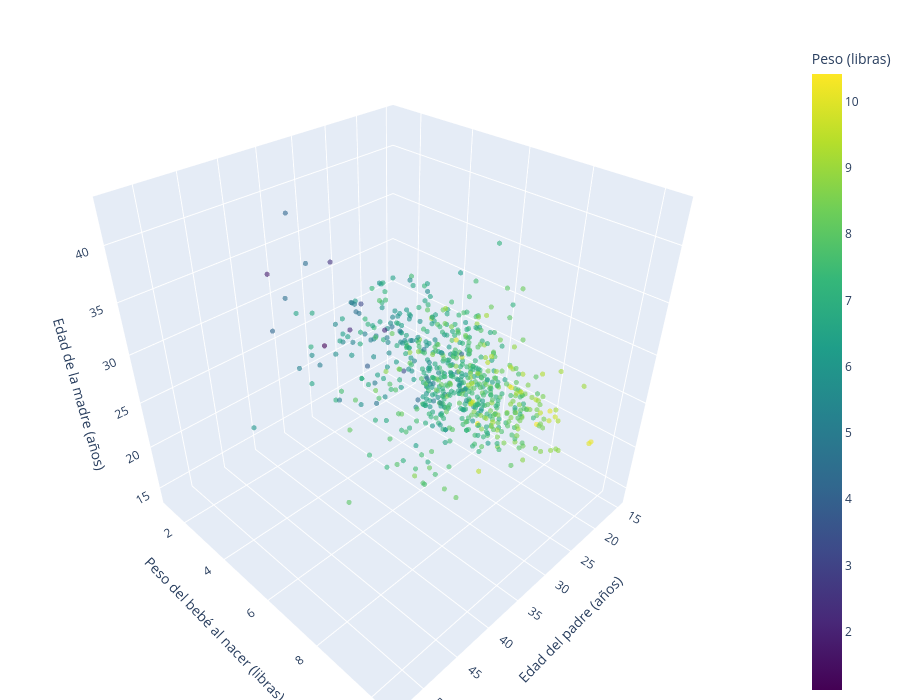

Notebook code for this chart:
### Code cell
grafico_3d_interactivo("fage", "mage")

### Figure 1 — Plotly figure (JSON) as saved in the notebook; plotly's stock layout.template omitted (floating-point values rounded to 4 significant figures; data arrays with more than 128 entries replaced by an {"elided": "..."} marker saying what was removed)
{"data": [{"hovertemplate": "fage=%{x}<br>weight=%{marker.color}<br>mage=%{z}<extra></extra>", "legendgroup": "", "marker": {"color": {"elided": "675 float values"}, "coloraxis": "coloraxis", "opacity": 0.6, "size": 3, "symbol": "circle"}, "mode": "markers", "name": "", "scene": "scene", "showlegend": false, "type": "scatter3d", "x": {"elided": "675 float values"}, "y": {"elided": "675 float values"}, "z": {"elided": "675 int values"}}], "layout": {"coloraxis": {"autocolorscale": false, "colorbar": {"title": {"text": "Peso (libras)"}}, "colorscale": [[0, "#440154"], [0.1111, "#482878"], [0.2222, "#3e4989"], [0.3333, "#31688e"], [0.4444, "#26828e"], [0.5556, "#1f9e89"], [0.6667, "#35b779"], [0.7778, "#6ece58"], [0.8889, "#b5de2b"], [1, "#fde725"]]}, "height": 700, "legend": {"tracegroupgap": 0}, "margin": {"b": 0, "l": 0, "r": 0, "t": 40}, "scene": {"domain": {"x": [0, 1], "y": [0, 1]}, "xaxis": {"title": {"text": "Edad del padre (años)"}}, "yaxis": {"title": {"text": "Peso del bebé al nacer (libras)"}}, "zaxis": {"title": {"text": "Edad de la madre (años)"}}}}}
